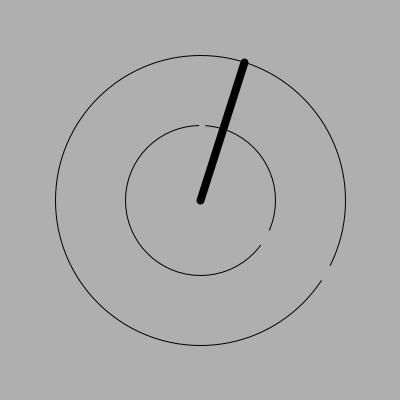
Frame 1 (no input)
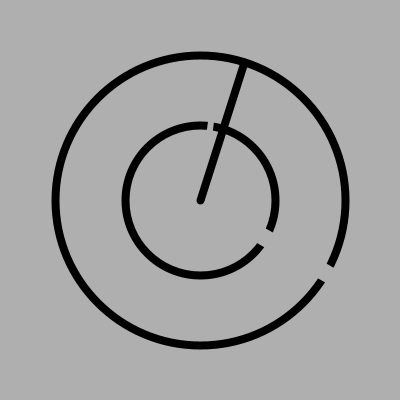
Frame 60 (the mouse pressed at the canvas centre just before this capture)
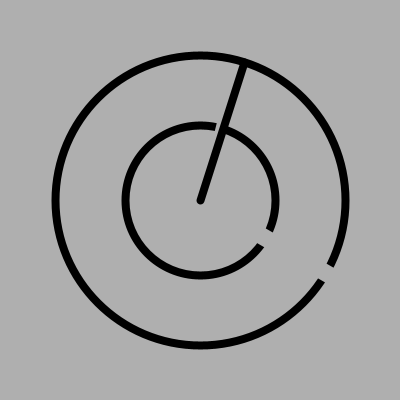
Frame 120 (the mouse held since frame 60 and released just before this capture)

The Processing sketch that drew these frames (run headless with seeded random() and noise(); from frame 60 on, the mouse is pressed at the canvas centre):

// Processing sketch: processing_91993
// ── processing_91993.pde

  int minute = minute(); 
  int hour = hour();    
  int second = second();
  
void setup() {
  size(400, 400);
  smooth();
   
}
  
void draw() {
  background(175);
  translate(width/2, height/2);
 
 
   
  //minute-ellipse
  
  fill (175);
  ellipse (0,0, 290, 290);
  pushMatrix ();
  popMatrix ();
 
// second-ellipse

 fill (175);
  ellipse (0,0, 150, 150);
  pushMatrix ();
  popMatrix ();
  
// hour-hand
  
  pushMatrix();
  stroke(175);
  strokeWeight(17);
  float hourB = 360 / 12 * hour();
  rotate(radians(hourB));
  line(0, 0, 0, -220);
  popMatrix();
  
//second-hand

  pushMatrix();
  stroke(175);
  strokeWeight(6);
  float AB=map(millis(),0,1000,0,10);
  float secB = (360 / 60000 *second())+0.6*AB;
  rotate(radians(secB));
  line(0, 0, 0, -90);
  popMatrix();
   
// minute-hand
  
  pushMatrix();
  stroke(0);
  strokeWeight(8);
  float minB = 360 / 60 *minute();
  rotate(radians(minB));
  line(0, 0, 0, -145);
  popMatrix();
   
}
